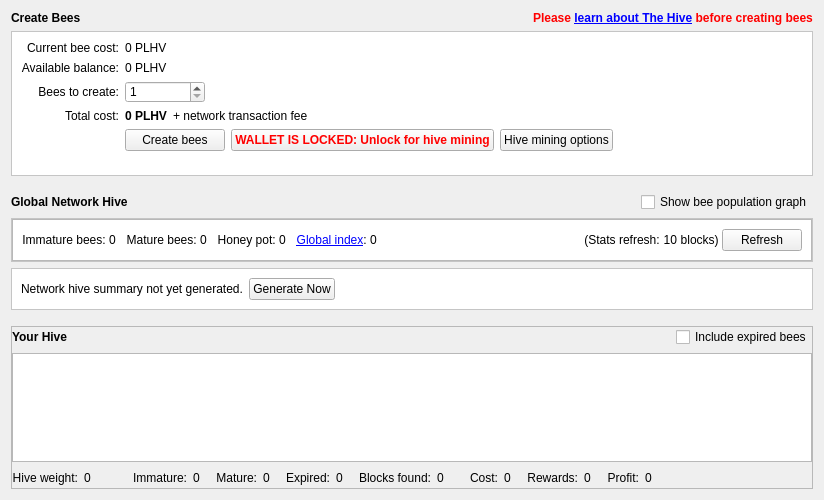
<?xml version="1.0" encoding="UTF-8"?>
<ui version="4.0">
 <class>HiveDialog</class>
 <widget class="QWidget" name="HiveDialog">
  <property name="geometry">
   <rect>
    <x>0</x>
    <y>0</y>
    <width>824</width>
    <height>500</height>
   </rect>
  </property>
  <property name="sizePolicy">
   <sizepolicy hsizetype="Preferred" vsizetype="Minimum">
    <horstretch>0</horstretch>
    <verstretch>0</verstretch>
   </sizepolicy>
  </property>
  <property name="minimumSize">
   <size>
    <width>0</width>
    <height>500</height>
   </size>
  </property>
  <property name="styleSheet">
   <string notr="true"/>
  </property>
  <layout class="QVBoxLayout" name="verticalLayout">
   <item>
    <layout class="QHBoxLayout" name="horizontalLayout_9">
     <item>
      <widget class="QLabel" name="createBeesTitleLabel">
       <property name="font">
        <font>
         <weight>75</weight>
         <bold>true</bold>
        </font>
       </property>
       <property name="text">
        <string>Create Bees</string>
       </property>
      </widget>
     </item>
     <item>
      <spacer name="horizontalSpacer_9">
       <property name="orientation">
        <enum>Qt::Horizontal</enum>
       </property>
       <property name="sizeHint" stdset="0">
        <size>
         <width>13</width>
         <height>13</height>
        </size>
       </property>
      </spacer>
     </item>
     <item>
      <widget class="QLabel" name="warningLabel">
       <property name="maximumSize">
        <size>
         <width>16</width>
         <height>16</height>
        </size>
       </property>
       <property name="font">
        <font>
         <weight>50</weight>
         <bold>false</bold>
        </font>
       </property>
       <property name="text">
        <string/>
       </property>
       <property name="pixmap">
        <pixmap resource="//wsl$/Ubuntu-20.04/home/fell/plexhive/src/qt/bitcoin.qrc">:/icons/warning</pixmap>
       </property>
       <property name="scaledContents">
        <bool>true</bool>
       </property>
      </widget>
     </item>
     <item>
      <widget class="QLabel" name="warningLabel2">
       <property name="font">
        <font>
         <weight>75</weight>
         <bold>true</bold>
        </font>
       </property>
       <property name="text">
        <string>&lt;span style=&quot;color:#ff0000;&quot;&gt;Please &lt;a href=&quot;https://plexhive.com/guide/&quot;&gt;&lt;span style=&quot;text-decoration: underline;&quot;&gt;learn about The Hive&lt;/span&gt;&lt;/a&gt; before creating bees&lt;/span&gt;</string>
       </property>
       <property name="openExternalLinks">
        <bool>true</bool>
       </property>
      </widget>
     </item>
    </layout>
   </item>
   <item>
    <widget class="QFrame" name="createBeesForm">
     <property name="sizePolicy">
      <sizepolicy hsizetype="Preferred" vsizetype="Fixed">
       <horstretch>0</horstretch>
       <verstretch>0</verstretch>
      </sizepolicy>
     </property>
     <property name="minimumSize">
      <size>
       <width>0</width>
       <height>145</height>
      </size>
     </property>
     <property name="styleSheet">
      <string notr="true">#createBeesForm{background:url(:/icons/hive_background_flash);
background-repeat:no-repeat;
background-position:bottom right;
background-color:white;}</string>
     </property>
     <property name="frameShape">
      <enum>QFrame::StyledPanel</enum>
     </property>
     <property name="frameShadow">
      <enum>QFrame::Sunken</enum>
     </property>
     <layout class="QFormLayout" name="formLayout_2">
      <property name="labelAlignment">
       <set>Qt::AlignRight|Qt::AlignTrailing|Qt::AlignVCenter</set>
      </property>
      <item row="0" column="0">
       <widget class="QLabel" name="currentBeeCostLabel_2">
        <property name="text">
         <string>Current bee cost:</string>
        </property>
        <property name="alignment">
         <set>Qt::AlignRight|Qt::AlignTrailing|Qt::AlignVCenter</set>
        </property>
       </widget>
      </item>
      <item row="1" column="0">
       <widget class="QLabel" name="currentBeeCostLabel_21">
        <property name="text">
         <string>Available balance:</string>
        </property>
        <property name="alignment">
         <set>Qt::AlignRight|Qt::AlignTrailing|Qt::AlignVCenter</set>
        </property>
       </widget>
      </item>
      <item row="1" column="1">
       <layout class="QHBoxLayout" name="horizontalLayout_91">
        <item>
         <widget class="QLabel" name="currentBalance">
          <property name="font">
           <font>
            <weight>50</weight>
            <bold>false</bold>
           </font>
          </property>
          <property name="text">
           <string>0 PLHV</string>
          </property>
         </widget>
        </item>
        <item>
         <spacer name="horizontalSpacer_91">
          <property name="orientation">
           <enum>Qt::Horizontal</enum>
          </property>
          <property name="sizeHint" stdset="0">
           <size>
            <width>0</width>
            <height>0</height>
           </size>
          </property>
         </spacer>
        </item>
       </layout>
      </item>
      <item row="2" column="0">
       <widget class="QLabel" name="beesToCreateLabel_2">
        <property name="text">
         <string>Bees to create:</string>
        </property>
        <property name="alignment">
         <set>Qt::AlignRight|Qt::AlignTrailing|Qt::AlignVCenter</set>
        </property>
       </widget>
      </item>
      <item row="2" column="1">
       <layout class="QHBoxLayout" name="horizontalLayout_8">
        <item>
         <widget class="QSpinBox" name="beeCountSpinner">
          <property name="minimumSize">
           <size>
            <width>80</width>
            <height>20</height>
           </size>
          </property>
          <property name="minimum">
           <number>1</number>
          </property>
          <property name="maximum">
           <number>9999999</number>
          </property>
         </widget>
        </item>
        <item>
         <spacer name="horizontalSpacer_8">
          <property name="orientation">
           <enum>Qt::Horizontal</enum>
          </property>
          <property name="sizeHint" stdset="0">
           <size>
            <width>0</width>
            <height>0</height>
           </size>
          </property>
         </spacer>
        </item>
       </layout>
      </item>
      <item row="3" column="0">
       <widget class="QLabel" name="totalCostLabel_3">
        <property name="text">
         <string>Total cost:</string>
        </property>
        <property name="alignment">
         <set>Qt::AlignRight|Qt::AlignTrailing|Qt::AlignVCenter</set>
        </property>
       </widget>
      </item>
      <item row="3" column="1">
       <layout class="QHBoxLayout" name="horizontalLayout_4">
        <item>
         <widget class="QLabel" name="totalCostLabel">
          <property name="font">
           <font>
            <weight>75</weight>
            <bold>true</bold>
           </font>
          </property>
          <property name="text">
           <string>0 PLHV</string>
          </property>
         </widget>
        </item>
        <item>
         <widget class="QLabel" name="label_9">
          <property name="text">
           <string>+ network transaction fee</string>
          </property>
         </widget>
        </item>
        <item>
         <spacer name="horizontalSpacer_10">
          <property name="orientation">
           <enum>Qt::Horizontal</enum>
          </property>
          <property name="sizeHint" stdset="0">
           <size>
            <width>0</width>
            <height>0</height>
           </size>
          </property>
         </spacer>
        </item>
       </layout>
      </item>
      <item row="4" column="1">
       <layout class="QHBoxLayout" name="horizontalLayout_3">
        <item>
         <widget class="QPushButton" name="createBeesButton">
          <property name="minimumSize">
           <size>
            <width>100</width>
            <height>0</height>
           </size>
          </property>
          <property name="toolTip">
           <string>Create bees now. You will be shown a confirmation dialogue including final transaction fees.</string>
          </property>
          <property name="text">
           <string>Create bees</string>
          </property>
          <property name="icon">
           <iconset resource="//wsl$/Ubuntu-20.04/home/fell/plexhive/src/qt/bitcoin.qrc">
            <normaloff>:/icons/bee</normaloff>:/icons/bee</iconset>
          </property>
         </widget>
        </item>
        <item>
         <widget class="QPushButton" name="releaseSwarmButton">
          <property name="minimumSize">
           <size>
            <width>100</width>
            <height>0</height>
           </size>
          </property>
          <property name="font">
           <font>
            <weight>75</weight>
            <bold>true</bold>
           </font>
          </property>
          <property name="toolTip">
           <string>Click to unlock your wallet so that your bees can work. Note this only unlocks the wallet for hivemining; you must
still fully unlock it to send funds.</string>
          </property>
          <property name="styleSheet">
           <string notr="true">color:red;</string>
          </property>
          <property name="text">
           <string>WALLET IS LOCKED: Unlock for hive mining</string>
          </property>
          <property name="icon">
           <iconset resource="//wsl$/Ubuntu-20.04/home/fell/plexhive/src/qt/bitcoin.qrc">
            <normaloff>:/icons/lock_closed</normaloff>:/icons/lock_closed</iconset>
          </property>
         </widget>
        </item>
        <item>
         <widget class="QPushButton" name="showHiveOptionsButton">
          <property name="minimumSize">
           <size>
            <width>100</width>
            <height>0</height>
           </size>
          </property>
          <property name="toolTip">
           <string>Open the Options dialogue to edit Hive mining settings.</string>
          </property>
          <property name="text">
           <string>Hive mining options</string>
          </property>
          <property name="icon">
           <iconset resource="//wsl$/Ubuntu-20.04/home/fell/plexhive/src/qt/bitcoin.qrc">
            <normaloff>:/icons/options</normaloff>:/icons/options</iconset>
          </property>
         </widget>
        </item>
        <item>
         <spacer name="horizontalSpacer_7">
          <property name="orientation">
           <enum>Qt::Horizontal</enum>
          </property>
          <property name="sizeHint" stdset="0">
           <size>
            <width>0</width>
            <height>0</height>
           </size>
          </property>
         </spacer>
        </item>
       </layout>
      </item>
      <item row="0" column="1">
       <layout class="QHBoxLayout" name="horizontalLayout_10">
        <item>
         <widget class="QLabel" name="beeCostLabel">
          <property name="font">
           <font>
            <weight>50</weight>
            <bold>false</bold>
           </font>
          </property>
          <property name="text">
           <string>0 PLHV</string>
          </property>
         </widget>
        </item>
        <item>
         <spacer name="horizontalSpacer_18">
          <property name="orientation">
           <enum>Qt::Horizontal</enum>
          </property>
          <property name="sizeHint" stdset="0">
           <size>
            <width>13</width>
            <height>13</height>
           </size>
          </property>
         </spacer>
        </item>
       </layout>
      </item>
     </layout>
    </widget>
   </item>
   <item>
    <spacer name="verticalSpacer_3">
     <property name="orientation">
      <enum>Qt::Vertical</enum>
     </property>
     <property name="sizeType">
      <enum>QSizePolicy::Fixed</enum>
     </property>
     <property name="sizeHint" stdset="0">
      <size>
       <width>20</width>
       <height>10</height>
      </size>
     </property>
    </spacer>
   </item>
   <item>
    <layout class="QHBoxLayout" name="yourHiveHeader_2">
     <item>
      <widget class="QLabel" name="globalNetworkHiveTitleLabel">
       <property name="font">
        <font>
         <weight>75</weight>
         <bold>true</bold>
        </font>
       </property>
       <property name="text">
        <string>Global Network Hive</string>
       </property>
      </widget>
     </item>
     <item>
      <spacer name="horizontalSpacer_20">
       <property name="orientation">
        <enum>Qt::Horizontal</enum>
       </property>
       <property name="sizeHint" stdset="0">
        <size>
         <width>0</width>
         <height>0</height>
        </size>
       </property>
      </spacer>
     </item>
     <item>
      <widget class="QCheckBox" name="showAdvancedStatsCheckbox">
       <property name="sizePolicy">
        <sizepolicy hsizetype="Fixed" vsizetype="Fixed">
         <horstretch>0</horstretch>
         <verstretch>0</verstretch>
        </sizepolicy>
       </property>
       <property name="maximumSize">
        <size>
         <width>1000</width>
         <height>16777215</height>
        </size>
       </property>
       <property name="focusPolicy">
        <enum>Qt::StrongFocus</enum>
       </property>
       <property name="toolTip">
        <string>If ticked, advanced global network hive stats will be displayed</string>
       </property>
       <property name="text">
        <string>Show bee population graph</string>
       </property>
       <property name="checked">
        <bool>false</bool>
       </property>
      </widget>
     </item>
    </layout>
   </item>
   <item>
    <widget class="QFrame" name="globalHiveSummary">
     <property name="styleSheet">
      <string notr="true">#globalHiveSummary {background-color:white;}</string>
     </property>
     <property name="frameShape">
      <enum>QFrame::StyledPanel</enum>
     </property>
     <property name="frameShadow">
      <enum>QFrame::Sunken</enum>
     </property>
     <layout class="QVBoxLayout" name="verticalLayout_2">
      <property name="spacing">
       <number>0</number>
      </property>
      <property name="leftMargin">
       <number>0</number>
      </property>
      <property name="topMargin">
       <number>0</number>
      </property>
      <property name="rightMargin">
       <number>0</number>
      </property>
      <property name="bottomMargin">
       <number>0</number>
      </property>
      <item>
       <widget class="QFrame" name="globalHiveSummaryTextRow">
        <property name="styleSheet">
         <string notr="true"/>
        </property>
        <property name="frameShape">
         <enum>QFrame::StyledPanel</enum>
        </property>
        <property name="frameShadow">
         <enum>QFrame::Raised</enum>
        </property>
        <layout class="QHBoxLayout" name="horizontalLayout">
         <property name="spacing">
          <number>0</number>
         </property>
         <item>
          <widget class="QLabel" name="label_6">
           <property name="toolTip">
            <string>The total number of immature bees across the whole network</string>
           </property>
           <property name="text">
            <string>Immature bees: </string>
           </property>
           <property name="alignment">
            <set>Qt::AlignRight|Qt::AlignTrailing|Qt::AlignVCenter</set>
           </property>
          </widget>
         </item>
         <item>
          <widget class="QLabel" name="globalImmatureLabel">
           <property name="toolTip">
            <string>The total number of immature bees across the whole network</string>
           </property>
           <property name="text">
            <string>0</string>
           </property>
          </widget>
         </item>
         <item>
          <spacer name="immatureLabelSpacer_2">
           <property name="orientation">
            <enum>Qt::Horizontal</enum>
           </property>
           <property name="sizeType">
            <enum>QSizePolicy::Fixed</enum>
           </property>
           <property name="sizeHint" stdset="0">
            <size>
             <width>10</width>
             <height>0</height>
            </size>
           </property>
          </spacer>
         </item>
         <item>
          <widget class="QLabel" name="label_12">
           <property name="toolTip">
            <string>The total number of mature bees across the whole network</string>
           </property>
           <property name="text">
            <string>Mature bees: </string>
           </property>
           <property name="alignment">
            <set>Qt::AlignRight|Qt::AlignTrailing|Qt::AlignVCenter</set>
           </property>
          </widget>
         </item>
         <item>
          <widget class="QLabel" name="globalMatureLabel">
           <property name="toolTip">
            <string>The total number of mature bees across the whole network</string>
           </property>
           <property name="text">
            <string>0</string>
           </property>
          </widget>
         </item>
         <item>
          <spacer name="immatureLabelSpacer_3">
           <property name="orientation">
            <enum>Qt::Horizontal</enum>
           </property>
           <property name="sizeType">
            <enum>QSizePolicy::Fixed</enum>
           </property>
           <property name="sizeHint" stdset="0">
            <size>
             <width>10</width>
             <height>0</height>
            </size>
           </property>
          </spacer>
         </item>
         <item>
          <widget class="QLabel" name="label_11">
           <property name="toolTip">
            <string>The total block rewards available on the network over the lifespan of a single bee</string>
           </property>
           <property name="text">
            <string>Honey pot: </string>
           </property>
           <property name="alignment">
            <set>Qt::AlignRight|Qt::AlignTrailing|Qt::AlignVCenter</set>
           </property>
          </widget>
         </item>
         <item>
          <widget class="QLabel" name="potentialRewardsLabel">
           <property name="toolTip">
            <string>The total block rewards available on the network over the lifespan of a single bee</string>
           </property>
           <property name="text">
            <string>0</string>
           </property>
          </widget>
         </item>
         <item>
          <spacer name="immatureLabelSpacer_5">
           <property name="orientation">
            <enum>Qt::Horizontal</enum>
           </property>
           <property name="sizeType">
            <enum>QSizePolicy::Fixed</enum>
           </property>
           <property name="sizeHint" stdset="0">
            <size>
             <width>10</width>
             <height>0</height>
            </size>
           </property>
          </spacer>
         </item>
         <item>
          <widget class="QLabel" name="label_16">
           <property name="toolTip">
            <string>The Global Index is a measure of network bee population. At a value of 100,
the network is saturated with the maximum number of bees that are expected
to make back their cost. At values below 100, it is expected at all bees will be profitable.</string>
           </property>
           <property name="text">
            <string>&lt;a href=&quot;https://plexhive.com/gi/&quot;&gt;&lt;span style=&quot;text-decoration: underline;&quot;&gt;Global index&lt;/span&gt;&lt;/a&gt;: </string>
           </property>
           <property name="alignment">
            <set>Qt::AlignRight|Qt::AlignTrailing|Qt::AlignVCenter</set>
           </property>
           <property name="openExternalLinks">
            <bool>true</bool>
           </property>
          </widget>
         </item>
         <item>
          <widget class="QLabel" name="beePopIndexLabel">
           <property name="toolTip">
            <string>The Global Index is a measure of network bee population. At a value of 100,
the network is saturated with the maximum number of bees that are expected
to make back their cost. At values below 100, it is expected at all bees will be profitable.</string>
           </property>
           <property name="text">
            <string>0</string>
           </property>
          </widget>
         </item>
         <item>
          <spacer name="immatureLabelSpacer_6">
           <property name="orientation">
            <enum>Qt::Horizontal</enum>
           </property>
           <property name="sizeType">
            <enum>QSizePolicy::Fixed</enum>
           </property>
           <property name="sizeHint" stdset="0">
            <size>
             <width>10</width>
             <height>0</height>
            </size>
           </property>
          </spacer>
         </item>
         <item>
          <widget class="TinyPie" name="beePopIndexPie" native="true">
           <property name="sizePolicy">
            <sizepolicy hsizetype="Fixed" vsizetype="Fixed">
             <horstretch>0</horstretch>
             <verstretch>0</verstretch>
            </sizepolicy>
           </property>
           <property name="minimumSize">
            <size>
             <width>20</width>
             <height>20</height>
            </size>
           </property>
           <property name="toolTip">
            <string>The Global Index is a measure of network bee population. At a value of 100,
the network is saturated with the maximum number of bees that are expected
to make back their cost. At values below 100, it is expected at all bees will be profitable.</string>
           </property>
          </widget>
         </item>
         <item>
          <spacer name="horizontalSpacer_12">
           <property name="orientation">
            <enum>Qt::Horizontal</enum>
           </property>
           <property name="sizeHint" stdset="0">
            <size>
             <width>0</width>
             <height>0</height>
            </size>
           </property>
          </spacer>
         </item>
         <item>
          <widget class="QLabel" name="label_13">
           <property name="toolTip">
            <string>Global network hive stats are automatically refreshed every 10 blocks</string>
           </property>
           <property name="text">
            <string>(Stats refresh: </string>
           </property>
           <property name="alignment">
            <set>Qt::AlignRight|Qt::AlignTrailing|Qt::AlignVCenter</set>
           </property>
          </widget>
         </item>
         <item>
          <widget class="QLabel" name="blocksTillGlobalRefresh">
           <property name="text">
            <string>10</string>
           </property>
           <property name="alignment">
            <set>Qt::AlignRight|Qt::AlignTrailing|Qt::AlignVCenter</set>
           </property>
          </widget>
         </item>
         <item>
          <widget class="QLabel" name="label_15">
           <property name="toolTip">
            <string>Global network hive stats are automatically refreshed every 10 blocks</string>
           </property>
           <property name="text">
            <string> blocks) </string>
           </property>
           <property name="alignment">
            <set>Qt::AlignRight|Qt::AlignTrailing|Qt::AlignVCenter</set>
           </property>
          </widget>
         </item>
         <item>
          <widget class="QPushButton" name="refreshGlobalSummaryButton">
           <property name="minimumSize">
            <size>
             <width>75</width>
             <height>0</height>
            </size>
           </property>
           <property name="toolTip">
            <string>Refresh global hive stats now</string>
           </property>
           <property name="text">
            <string>Refresh</string>
           </property>
           <property name="icon">
            <iconset resource="//wsl$/Ubuntu-20.04/home/fell/plexhive/src/qt/bitcoin.qrc">
             <normaloff>:/icons/refresh</normaloff>:/icons/refresh</iconset>
           </property>
          </widget>
         </item>
        </layout>
       </widget>
      </item>
      <item>
       <widget class="QCustomPlot" name="beePopGraph" native="true">
        <property name="sizePolicy">
         <sizepolicy hsizetype="Expanding" vsizetype="Expanding">
          <horstretch>0</horstretch>
          <verstretch>0</verstretch>
         </sizepolicy>
        </property>
        <property name="minimumSize">
         <size>
          <width>0</width>
          <height>0</height>
         </size>
        </property>
       </widget>
      </item>
     </layout>
    </widget>
   </item>
   <item>
    <widget class="QFrame" name="globalHiveSummaryError">
     <property name="styleSheet">
      <string notr="true">#globalHiveSummaryError {
background-color:white;
}</string>
     </property>
     <property name="frameShape">
      <enum>QFrame::StyledPanel</enum>
     </property>
     <property name="frameShadow">
      <enum>QFrame::Sunken</enum>
     </property>
     <layout class="QHBoxLayout" name="horizontalLayout_2">
      <item>
       <widget class="QLabel" name="globalHiveSummaryErrorLabel">
        <property name="font">
         <font>
          <weight>50</weight>
          <bold>false</bold>
         </font>
        </property>
        <property name="styleSheet">
         <string notr="true"/>
        </property>
        <property name="text">
         <string>Network hive summary not yet generated.</string>
        </property>
       </widget>
      </item>
      <item>
       <widget class="QPushButton" name="retryGlobalSummaryButton">
        <property name="minimumSize">
         <size>
          <width>75</width>
          <height>0</height>
         </size>
        </property>
        <property name="toolTip">
         <string>Attempt to generate global network hive stats now</string>
        </property>
        <property name="text">
         <string>Generate Now</string>
        </property>
       </widget>
      </item>
      <item>
       <spacer name="horizontalSpacer_17">
        <property name="orientation">
         <enum>Qt::Horizontal</enum>
        </property>
        <property name="sizeHint" stdset="0">
         <size>
          <width>0</width>
          <height>0</height>
         </size>
        </property>
       </spacer>
      </item>
     </layout>
    </widget>
   </item>
   <item>
    <spacer name="verticalSpacer">
     <property name="orientation">
      <enum>Qt::Vertical</enum>
     </property>
     <property name="sizeType">
      <enum>QSizePolicy::Fixed</enum>
     </property>
     <property name="sizeHint" stdset="0">
      <size>
       <width>20</width>
       <height>10</height>
      </size>
     </property>
    </spacer>
   </item>
   <item>
    <widget class="QFrame" name="walletHiveStatsFrame">
     <property name="frameShape">
      <enum>QFrame::StyledPanel</enum>
     </property>
     <property name="frameShadow">
      <enum>QFrame::Raised</enum>
     </property>
     <layout class="QVBoxLayout" name="verticalLayout_4">
      <property name="leftMargin">
       <number>0</number>
      </property>
      <property name="topMargin">
       <number>0</number>
      </property>
      <property name="rightMargin">
       <number>0</number>
      </property>
      <property name="bottomMargin">
       <number>0</number>
      </property>
      <item>
       <layout class="QHBoxLayout" name="yourHiveHeader">
        <item>
         <widget class="QLabel" name="label_8">
          <property name="font">
           <font>
            <weight>75</weight>
            <bold>true</bold>
           </font>
          </property>
          <property name="text">
           <string>Your Hive</string>
          </property>
         </widget>
        </item>
        <item>
         <spacer name="horizontalSpacer_13">
          <property name="orientation">
           <enum>Qt::Horizontal</enum>
          </property>
          <property name="sizeHint" stdset="0">
           <size>
            <width>0</width>
            <height>0</height>
           </size>
          </property>
         </spacer>
        </item>
        <item>
         <widget class="QCheckBox" name="includeDeadBeesCheckbox">
          <property name="sizePolicy">
           <sizepolicy hsizetype="Fixed" vsizetype="Fixed">
            <horstretch>0</horstretch>
            <verstretch>0</verstretch>
           </sizepolicy>
          </property>
          <property name="maximumSize">
           <size>
            <width>1000</width>
            <height>16777215</height>
           </size>
          </property>
          <property name="focusPolicy">
           <enum>Qt::StrongFocus</enum>
          </property>
          <property name="toolTip">
           <string>If ticked, your hive display and summary will include bees that have expired as well as bees that are currently living.</string>
          </property>
          <property name="text">
           <string>Include expired bees</string>
          </property>
          <property name="checked">
           <bool>false</bool>
          </property>
         </widget>
        </item>
       </layout>
      </item>
      <item>
       <widget class="QTableView" name="currentHiveView">
        <property name="minimumSize">
         <size>
          <width>0</width>
          <height>0</height>
         </size>
        </property>
        <property name="contextMenuPolicy">
         <enum>Qt::CustomContextMenu</enum>
        </property>
        <property name="tabKeyNavigation">
         <bool>false</bool>
        </property>
        <property name="sortingEnabled">
         <bool>true</bool>
        </property>
       </widget>
      </item>
      <item>
       <layout class="QHBoxLayout" name="yourHiveSummary">
        <item>
         <widget class="QLabel" name="label_14">
          <property name="toolTip">
           <string>Hive Weight = is your hive population / global hive population. 
This represents how much of the global hive you control as well as
your hive's chance of mining any given hivemineable block.</string>
          </property>
          <property name="text">
           <string>Hive weight:</string>
          </property>
          <property name="alignment">
           <set>Qt::AlignRight|Qt::AlignTrailing|Qt::AlignVCenter</set>
          </property>
         </widget>
        </item>
        <item>
         <widget class="QLabel" name="localHiveWeightLabel">
          <property name="toolTip">
           <string>Hive Weight = is your hive population / global hive population. 
This represents how much of the global hive you control as well as
your hive's chance of mining any given hivemineable block.</string>
          </property>
          <property name="text">
           <string>0</string>
          </property>
         </widget>
        </item>
        <item>
         <widget class="TinyPie" name="hiveWeightPie" native="true">
          <property name="sizePolicy">
           <sizepolicy hsizetype="Fixed" vsizetype="Fixed">
            <horstretch>0</horstretch>
            <verstretch>0</verstretch>
           </sizepolicy>
          </property>
          <property name="minimumSize">
           <size>
            <width>20</width>
            <height>20</height>
           </size>
          </property>
          <property name="toolTip">
           <string>Hive Weight = is your hive population / global hive population. 
This represents how much of the global hive you control as well as
your hive's chance of mining any given hivemineable block.</string>
          </property>
         </widget>
        </item>
        <item>
         <spacer name="immatureLabelSpacer_4">
          <property name="orientation">
           <enum>Qt::Horizontal</enum>
          </property>
          <property name="sizeType">
           <enum>QSizePolicy::Fixed</enum>
          </property>
          <property name="sizeHint" stdset="0">
           <size>
            <width>10</width>
            <height>0</height>
           </size>
          </property>
         </spacer>
        </item>
        <item>
         <widget class="QLabel" name="label">
          <property name="toolTip">
           <string>Current number of immature bees in your hive</string>
          </property>
          <property name="text">
           <string>Immature:</string>
          </property>
          <property name="alignment">
           <set>Qt::AlignRight|Qt::AlignTrailing|Qt::AlignVCenter</set>
          </property>
         </widget>
        </item>
        <item>
         <widget class="QLabel" name="immatureLabel">
          <property name="toolTip">
           <string>Current number of immature bees in your hive</string>
          </property>
          <property name="text">
           <string>0</string>
          </property>
         </widget>
        </item>
        <item>
         <spacer name="immatureLabelSpacer">
          <property name="orientation">
           <enum>Qt::Horizontal</enum>
          </property>
          <property name="sizeType">
           <enum>QSizePolicy::Fixed</enum>
          </property>
          <property name="sizeHint" stdset="0">
           <size>
            <width>10</width>
            <height>0</height>
           </size>
          </property>
         </spacer>
        </item>
        <item>
         <widget class="QLabel" name="label_3">
          <property name="toolTip">
           <string>Current number of mature bees in your hive</string>
          </property>
          <property name="text">
           <string>Mature:</string>
          </property>
          <property name="alignment">
           <set>Qt::AlignRight|Qt::AlignTrailing|Qt::AlignVCenter</set>
          </property>
         </widget>
        </item>
        <item>
         <widget class="QLabel" name="matureLabel">
          <property name="toolTip">
           <string>Current number of mature bees in your hive</string>
          </property>
          <property name="text">
           <string>0</string>
          </property>
         </widget>
        </item>
        <item>
         <spacer name="horizontalSpacer_16">
          <property name="orientation">
           <enum>Qt::Horizontal</enum>
          </property>
          <property name="sizeType">
           <enum>QSizePolicy::Fixed</enum>
          </property>
          <property name="sizeHint" stdset="0">
           <size>
            <width>10</width>
            <height>0</height>
           </size>
          </property>
         </spacer>
        </item>
        <item>
         <widget class="QLabel" name="deadTitleLabel">
          <property name="toolTip">
           <string>Current number of expired bees in your hive</string>
          </property>
          <property name="text">
           <string>Expired:</string>
          </property>
          <property name="alignment">
           <set>Qt::AlignRight|Qt::AlignTrailing|Qt::AlignVCenter</set>
          </property>
         </widget>
        </item>
        <item>
         <widget class="QLabel" name="deadLabel">
          <property name="toolTip">
           <string>Current number of expired bees in your hive</string>
          </property>
          <property name="text">
           <string>0</string>
          </property>
         </widget>
        </item>
        <item>
         <spacer name="horizontalSpacer_15">
          <property name="orientation">
           <enum>Qt::Horizontal</enum>
          </property>
          <property name="sizeType">
           <enum>QSizePolicy::Fixed</enum>
          </property>
          <property name="sizeHint" stdset="0">
           <size>
            <width>10</width>
            <height>0</height>
           </size>
          </property>
         </spacer>
        </item>
        <item>
         <widget class="QLabel" name="label_4">
          <property name="toolTip">
           <string>The number of blocks hivemined by your bees</string>
          </property>
          <property name="text">
           <string>Blocks found:</string>
          </property>
          <property name="alignment">
           <set>Qt::AlignRight|Qt::AlignTrailing|Qt::AlignVCenter</set>
          </property>
         </widget>
        </item>
        <item>
         <widget class="QLabel" name="blocksFoundLabel">
          <property name="toolTip">
           <string>The number of blocks hivemined by your bees</string>
          </property>
          <property name="text">
           <string>0</string>
          </property>
         </widget>
        </item>
        <item>
         <spacer name="deadLabelSpacer">
          <property name="orientation">
           <enum>Qt::Horizontal</enum>
          </property>
          <property name="sizeType">
           <enum>QSizePolicy::Fixed</enum>
          </property>
          <property name="sizeHint" stdset="0">
           <size>
            <width>20</width>
            <height>0</height>
           </size>
          </property>
         </spacer>
        </item>
        <item>
         <widget class="QLabel" name="label_10">
          <property name="toolTip">
           <string>Total bee cost of your hive</string>
          </property>
          <property name="text">
           <string>Cost:</string>
          </property>
          <property name="alignment">
           <set>Qt::AlignRight|Qt::AlignTrailing|Qt::AlignVCenter</set>
          </property>
         </widget>
        </item>
        <item>
         <widget class="QLabel" name="costLabel">
          <property name="toolTip">
           <string>Total bee cost of your hive</string>
          </property>
          <property name="text">
           <string>0</string>
          </property>
         </widget>
        </item>
        <item>
         <spacer name="horizontalSpacer_14">
          <property name="orientation">
           <enum>Qt::Horizontal</enum>
          </property>
          <property name="sizeType">
           <enum>QSizePolicy::Fixed</enum>
          </property>
          <property name="sizeHint" stdset="0">
           <size>
            <width>10</width>
            <height>0</height>
           </size>
          </property>
         </spacer>
        </item>
        <item>
         <widget class="QLabel" name="label_5">
          <property name="toolTip">
           <string>Total block rewards earned by your bees</string>
          </property>
          <property name="text">
           <string>Rewards:</string>
          </property>
          <property name="alignment">
           <set>Qt::AlignRight|Qt::AlignTrailing|Qt::AlignVCenter</set>
          </property>
         </widget>
        </item>
        <item>
         <widget class="QLabel" name="rewardsPaidLabel">
          <property name="toolTip">
           <string>Total block rewards earned by your bees</string>
          </property>
          <property name="text">
           <string>0</string>
          </property>
         </widget>
        </item>
        <item>
         <spacer name="horizontalSpacer_19">
          <property name="orientation">
           <enum>Qt::Horizontal</enum>
          </property>
          <property name="sizeType">
           <enum>QSizePolicy::Fixed</enum>
          </property>
          <property name="sizeHint" stdset="0">
           <size>
            <width>10</width>
            <height>0</height>
           </size>
          </property>
         </spacer>
        </item>
        <item>
         <widget class="QLabel" name="label_7">
          <property name="toolTip">
           <string>Total profit made by your bees</string>
          </property>
          <property name="text">
           <string>Profit:</string>
          </property>
          <property name="alignment">
           <set>Qt::AlignRight|Qt::AlignTrailing|Qt::AlignVCenter</set>
          </property>
         </widget>
        </item>
        <item>
         <widget class="QLabel" name="profitLabel">
          <property name="toolTip">
           <string>Total profit made by your bees</string>
          </property>
          <property name="text">
           <string>0</string>
          </property>
         </widget>
        </item>
        <item>
         <spacer name="horizontalSpacer_11">
          <property name="orientation">
           <enum>Qt::Horizontal</enum>
          </property>
          <property name="sizeHint" stdset="0">
           <size>
            <width>0</width>
            <height>0</height>
           </size>
          </property>
         </spacer>
        </item>
       </layout>
      </item>
     </layout>
    </widget>
   </item>
  </layout>
 </widget>
 <customwidgets>
  <customwidget>
   <class>TinyPie</class>
   <extends>QWidget</extends>
   <header>qt/tinypie.h</header>
   <container>1</container>
  </customwidget>
  <customwidget>
   <class>QCustomPlot</class>
   <extends>QWidget</extends>
   <header>qt/qcustomplot.h</header>
   <container>1</container>
  </customwidget>
 </customwidgets>
 <resources>
  <include location="//wsl$/Ubuntu-20.04/home/fell/plexhive/src/qt/bitcoin.qrc"/>
 </resources>
 <connections/>
</ui>
